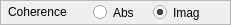
     <widget class="QFrame" name="frame_coherence">
      <property name="geometry">
       <rect>
        <x>20</x>
        <y>289</y>
        <width>231</width>
        <height>25</height>
       </rect>
      </property>
      <property name="frameShape">
       <enum>QFrame::StyledPanel</enum>
      </property>
      <property name="frameShadow">
       <enum>QFrame::Raised</enum>
      </property>
      <widget class="QLabel" name="label_27">
       <property name="geometry">
        <rect>
         <x>8</x>
         <y>4</y>
         <width>101</width>
         <height>16</height>
        </rect>
       </property>
       <property name="text">
        <string>Coherence</string>
       </property>
      </widget>
      <widget class="QRadioButton" name="rbcohabs">
       <property name="geometry">
        <rect>
         <x>93</x>
         <y>4</y>
         <width>61</width>
         <height>17</height>
        </rect>
       </property>
       <property name="text">
        <string>Abs</string>
       </property>
       <property name="checked">
        <bool>false</bool>
       </property>
      </widget>
      <widget class="QRadioButton" name="rbcohimag">
       <property name="geometry">
        <rect>
         <x>153</x>
         <y>4</y>
         <width>82</width>
         <height>17</height>
        </rect>
       </property>
       <property name="text">
        <string>Imag</string>
       </property>
       <property name="checked">
        <bool>true</bool>
       </property>
      </widget>
     </widget>
